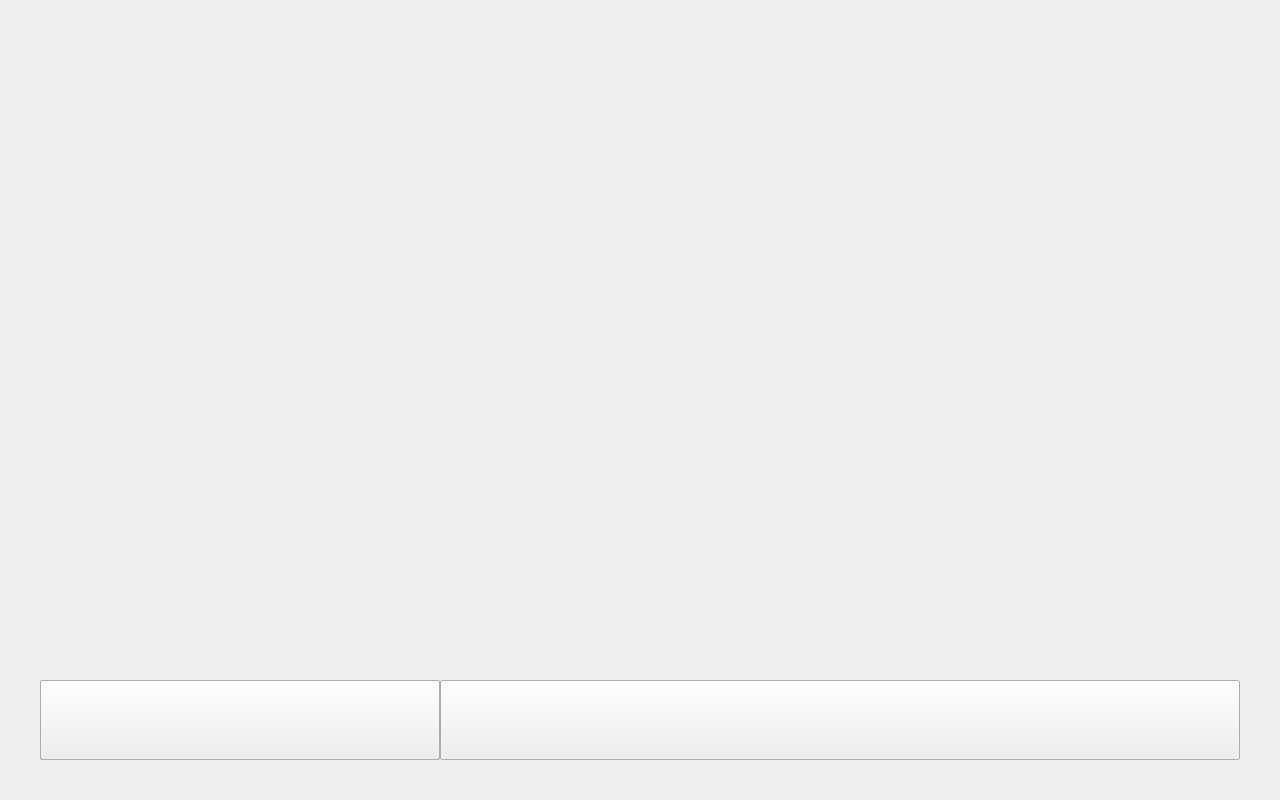
<?xml version="1.0" encoding="UTF-8"?>
<ui version="4.0">
 <class>LoadHeadDialog</class>
 <widget class="QDialog" name="LoadHeadDialog">
  <property name="geometry">
   <rect>
    <x>0</x>
    <y>0</y>
    <width>1280</width>
    <height>800</height>
   </rect>
  </property>
  <property name="windowTitle">
   <string>Dialog</string>
  </property>
  <property name="styleSheet">
   <string notr="true">#LoadHeadDialog
{
background-image: url(:/images/Head/loadHead_Bg.png);
}</string>
  </property>
  <widget class="QWidget" name="imgWidget" native="true">
   <property name="geometry">
    <rect>
     <x>40</x>
     <y>60</y>
     <width>1200</width>
     <height>580</height>
    </rect>
   </property>
   <property name="styleSheet">
    <string notr="true">#imgWidget
{
background: transparent;
	border-image: url(:/images/Head/step1_img.png);
}</string>
   </property>
  </widget>
  <widget class="QPushButton" name="loadLastBut">
   <property name="geometry">
    <rect>
     <x>40</x>
     <y>680</y>
     <width>400</width>
     <height>80</height>
    </rect>
   </property>
   <property name="styleSheet">
    <string notr="true">#loadLastBut:focus{outline: none;
}</string>
   </property>
   <property name="text">
    <string/>
   </property>
   <property name="icon">
    <iconset resource="image.qrc">
     <normaloff>:/images/Head/last_Bt.png</normaloff>:/images/Head/last_Bt.png</iconset>
   </property>
   <property name="iconSize">
    <size>
     <width>400</width>
     <height>80</height>
    </size>
   </property>
  </widget>
  <widget class="QPushButton" name="loadNextBut">
   <property name="geometry">
    <rect>
     <x>440</x>
     <y>680</y>
     <width>800</width>
     <height>80</height>
    </rect>
   </property>
   <property name="styleSheet">
    <string notr="true">#loadNextBut:focus{outline: none;
}</string>
   </property>
   <property name="text">
    <string/>
   </property>
   <property name="icon">
    <iconset resource="image.qrc">
     <normaloff>:/images/Head/next_Bt.png</normaloff>:/images/Head/next_Bt.png</iconset>
   </property>
   <property name="iconSize">
    <size>
     <width>800</width>
     <height>80</height>
    </size>
   </property>
  </widget>
  <widget class="QPushButton" name="loadOkBut">
   <property name="geometry">
    <rect>
     <x>440</x>
     <y>680</y>
     <width>800</width>
     <height>80</height>
    </rect>
   </property>
   <property name="styleSheet">
    <string notr="true">#loadNextBut:focus{outline: none;
}</string>
   </property>
   <property name="text">
    <string/>
   </property>
   <property name="icon">
    <iconset resource="image.qrc">
     <normaloff>:/images/Head/Finish_Bt.png</normaloff>:/images/Head/Finish_Bt.png</iconset>
   </property>
   <property name="iconSize">
    <size>
     <width>800</width>
     <height>80</height>
    </size>
   </property>
  </widget>
  <widget class="QPushButton" name="loseAllBut">
   <property name="geometry">
    <rect>
     <x>40</x>
     <y>680</y>
     <width>400</width>
     <height>80</height>
    </rect>
   </property>
   <property name="styleSheet">
    <string notr="true">#loseAllBut:focus{outline: none;
}</string>
   </property>
   <property name="text">
    <string/>
   </property>
   <property name="icon">
    <iconset resource="image.qrc">
     <normaloff>:/images/Head/loseAll_Bt.png</normaloff>:/images/Head/loseAll_Bt.png</iconset>
   </property>
   <property name="iconSize">
    <size>
     <width>400</width>
     <height>80</height>
    </size>
   </property>
  </widget>
  <widget class="QLabel" name="LogLabel">
   <property name="geometry">
    <rect>
     <x>0</x>
     <y>0</y>
     <width>1280</width>
     <height>800</height>
    </rect>
   </property>
   <property name="styleSheet">
    <string notr="true">#LogLabel
{
background-image: url(:/images/LogOn_Win.png);
}</string>
   </property>
   <property name="text">
    <string/>
   </property>
  </widget>
 </widget>
 <resources>
  <include location="image.qrc"/>
 </resources>
 <connections/>
</ui>
